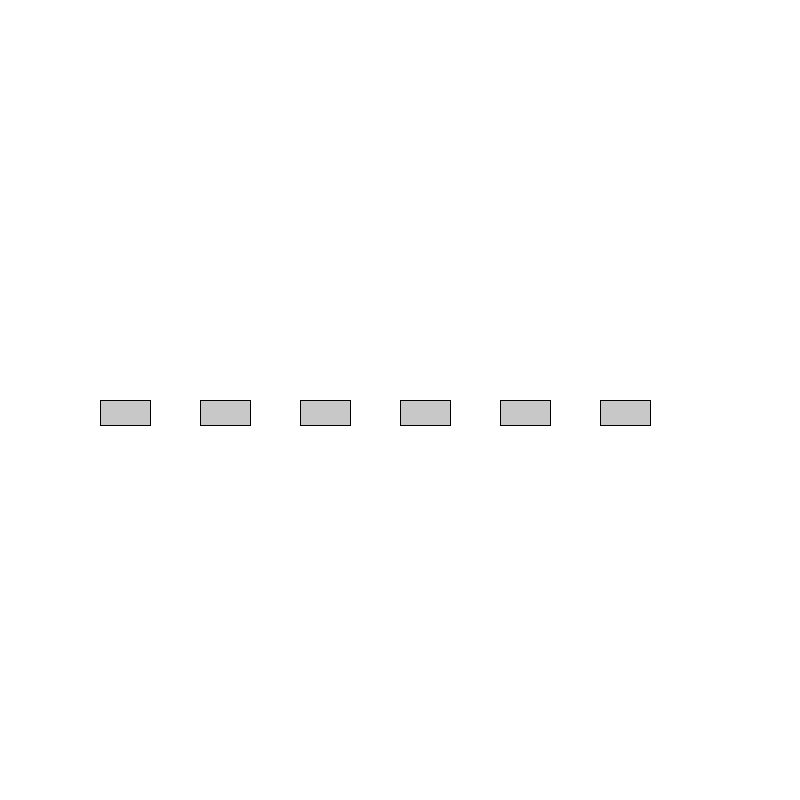
Frame 1 (no input)
Frame 60 (the mouse pressed at the canvas centre just before this capture): identical to frame 1, image omitted
Frame 120 (the mouse held since frame 60 and released just before this capture): identical to frame 1, image omitted

The Processing sketch that drew this single still picture (run headless with seeded random() and noise(); from frame 60 on, the mouse is pressed at the canvas centre):

// Processing sketch: w7_06_ArrayButtonsExample
// ── w7_06_ArrayButtonsExample.pde
final int NUM = 6;
final int W = 50;
final int H = 25;

float[] x = new float[NUM];
float[] y = new float[NUM];
boolean[] state = new boolean[NUM];

void setup() {
  size(800, 800);
  for (int i = 0; i < NUM; i++) {
    x[i] = 100 + i * 100;
    y[i] = height/2;
    state[i] = false;
  }
}

void draw() {
  background(255);
  for (int i = 0; i < NUM; i++) {
    if (state[i] == true) {
      fill(255, 0, 0);
    } else {
      fill(200);
    }
    rect(x[i], y[i], W, H);
  }
}

void mousePressed() {
  for (int i = 0; i < NUM; i++) {
    if (mouseX > x[i] && mouseX < x[i] + W &&
      mouseY > y[i] && mouseY < y[i] + H) {
      state[i] = !state[i];
    }
  }
}
